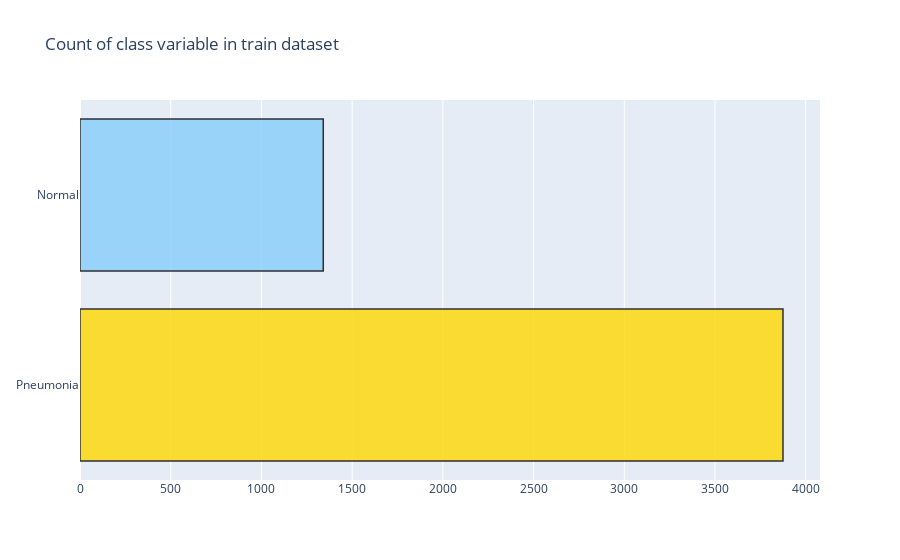

The notebook cell saved with this chart:
### Markdown cell above
----------------------------------------
## EDA

### Code cell
Pneumonia = df_train[(df_train['class'] == 'Pneumonia')]
Normal = df_train[(df_train['class'] == 'Normal')]

trace = go.Bar(x = (len(Pneumonia), len(Normal)), y = ['Pneumonia', 'Normal'], orientation = 'h', opacity = 0.8, marker=dict(
        color=['gold', 'lightskyblue'],
        line=dict(color='#000000',width=1.5)))

layout = dict(title =  'Count of class variable in train dataset')
                    
fig = dict(data = [trace], layout=layout)
py.iplot(fig)

### Figure 1 — Plotly figure (JSON) as saved in the notebook; plotly's stock layout.template omitted (floating-point values rounded to 4 significant figures)
{"data": [{"marker": {"color": ["gold", "lightskyblue"], "line": {"color": "#000000", "width": 1.5}}, "opacity": 0.8, "orientation": "h", "x": [3875, 1341], "y": ["Pneumonia", "Normal"], "type": "bar"}], "layout": {"title": {"text": "Count of class variable in train dataset"}, "xaxis": {"type": "linear", "range": [0, 4079.0], "autorange": true}, "yaxis": {"type": "category", "range": [-0.5, 1.5], "autorange": true}, "autosize": true}}
